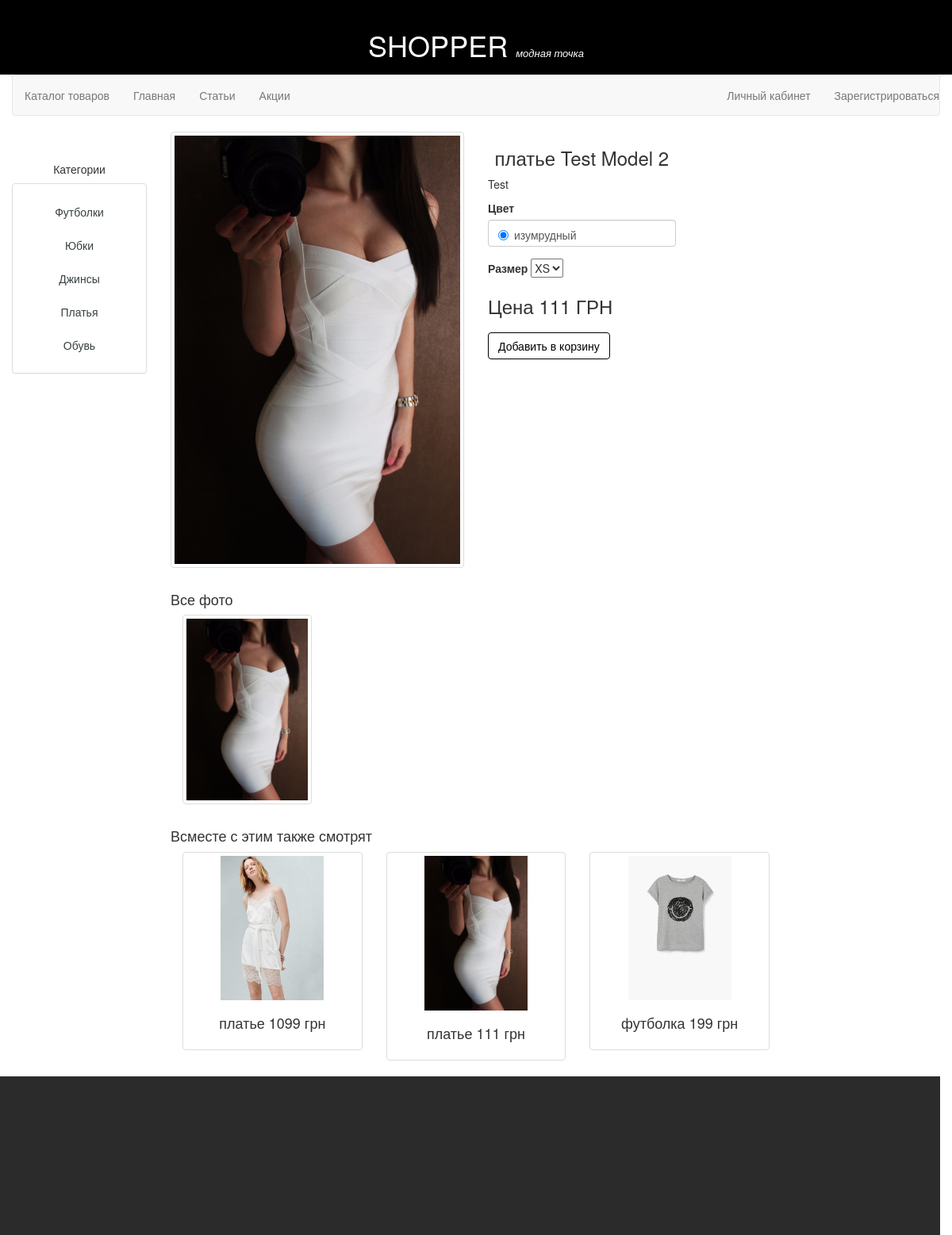
Page /product?id=16 on the committed database.
### tables this page shows
CREATE TABLE IF NOT EXISTS `families` (
  `type` int(11) NOT NULL,
  `family` varchar(70) NOT NULL,
  `category_name` varchar(50) NOT NULL,
  PRIMARY KEY (`type`)
);

CREATE TABLE IF NOT EXISTS `product_photo` (
  `id` int(11) NOT NULL,
  `photo_url` varchar(200) NOT NULL,
  `color` char(2) NOT NULL,
  KEY `id_product` (`id`),
  KEY `id` (`id`)
);

CREATE TABLE IF NOT EXISTS `product` (
  `id` int(11) NOT NULL AUTO_INCREMENT,
  `name` varchar(30) NOT NULL,
  `description` tinytext NOT NULL,
  `type` int(11) NOT NULL,
  `price` float NOT NULL,
  PRIMARY KEY (`id`),
  KEY `type` (`type`)
);

### controllers/main_view_sidebar_controller.php (called while the page is built)
<?php
include "models/category_model.php";
include "views/main_view_sidebar.php";
?>

### core/routing.php (called while the page is built, shortened)
<?php
include_once('core/db_script.php');
function routing($page){
	$controler  = select ('pages', 'page_name', array('page'=>$page));
	$sidebar_controler = select('right_sidebar','sidebar_page',array('main_page'=>$page));
include_once('models/parametres.php');
include_once('views/template_view.php');
}
?>

### core/core.php (called while the page is built, shortened)
<?php
include_once 'core/routing.php';
function page_load(){
	$page = getPage();
	routing($page);
}
function getPage(){
	$array = explode('/',$_SERVER['REQUEST_URI']);
	$page = $array[1];
	$page = trim_parameters($page);
	if ($page){
		$result = $page;
	}
	else $result ='main';
	return $result;
}
function trim_parameters($page){
	$array = explode('?',$page);
	return $array[0];
}
?>

### index.php (called while the page is built)
<?php
include_once ("core/core.php");
page_load();
?>

### core/db_script.php (called while the page is built, shortened)
<?php
function get_connection(){
	return mysqli_connect('127.0.0.1','root','','myfirstshop');
}
function select($table, $what='*', $where='', $add=""){
	if (!empty($where))
	{
		foreach($where as $key=>$value){
			$where_sql.="$and $key='$value' ";
			if (!$and)
				$and=' and ';
		}
		$where_sql='where '.$where_sql;
	}
	$query="SELECT $what FROM $table $where_sql $add";
	$db_connection=get_connection();
	mysqli_set_charset($db_connection,'utf8');
	$result = mysqli_query($db_connection,$query);
	if ($result && mysqli_num_rows($result)){
		while ($row=mysqli_fetch_assoc($result))
			$rows[]=$row;
	}
	else {
		$rows='';
	}
	return $rows;
}
function getRandom($table, $count){
	$count_items = select ($table,'count(*)');
	$result = array();
	if ($count<=$count_items[0]['count(*)']){
	for ($i=0; $i<$count; $i++){
		$curRand=rand(0, $count_items[0]['count(*)']-1);
		$item =  select ($table,'*','',"limit $curRand, 1");
		if (!in_array($item[0],$result))
			$result[]=$item[0];
		else
			$i--;
	}
}
else
 $result = select($table);
	return $result;
}

### models/category_model.php (called while the page is built)
<?php
$categories = select ('families','category_name,type');
?>

### models/parametres.php (called while the page is built, shortened)
<?php
$_tmp = select('settings', '*' );
foreach ($_tmp as $v){
	extract($v);
	$parametr_array[$parameter]=$value;
}
extract($parametr_array);
$addicional_prod_count=$addicional_prod_rows*3;
?>

### models/one_product_model.php (called while the page is built)
<?php
$product = select ('product','*',array('id'=>$id));
$images = select
(
	'product_photo',
	'photo_url, color',
	array('id'=>$id)
);
$_colors_exists = select('stock','DISTINCT color as code',array('id'=>$id),"and stock>0");
foreach ($_colors_exists as $value) {
	$_color_db = select('colors','code, value',$value);
	$_colors_db[] = $_color_db[0];
}
foreach ($_colors_db as $v){
	$colors[$v['code']]=$v['value'];
}
$family = select ('families','family', array('type'=>$product[0]['type']));
$_sizes =select('stock',
				'size,color',
				array('id'=>$id,
					  ),
				"and stock>0");
for($i=0;$i<count($_sizes);$i++) {
	$size_value = $_sizes[$i]['size'];
	$size = $_sizes[$i]['size'];
	$size_color=$size.$_sizes[$i]['color'];
	if ($size >17 and $size<25){
		$new_size = select('sizes','size',array('id'=>$size));
		 $sizes[$size_color] = $new_size [0]['size'];
	}
	else
		 $sizes[$size_color] =$size_value;
}

### models/product_list_model.php (called while the page is built, shortened)
<?php
	if ($product_list){
	foreach($product_list as $k=>$v){
		$family = select ('families','family', array('type'=>$v['type']));
		$photo = select
		(
			'product_photo',
			'photo_url',
			array('id'=>$v['id']),
			"LIMIT 1"
			);
		if (!$photo){
			$product_list[$k]['photo'] = "";
		}
		else{
			$product_list[$k]['photo'] = $photo[0]['photo_url'];
		}
		$product_list[$k]['type']  = $family[0]['family'];
	}
}
	?>

### views/one_product_view.php (the view, shortened to what this page needs)
<?php
extract($product[0]);
extract($family[0]);
?>
<div class="row">
	<div class="col-xs-4 col-sm-4 col-md-56 col-lg-6">
		<div class="thumbnail">
			<img src='<?=($images)?$images[0]['photo_url']:'uploads/img/no_photo.jpg';?>' alt="">
		</div>
	</div>
	<div class="col-xs-5 col-sm-5 col-md-4 col-lg-4">
	<p class="h3 text-center"> <?=$family;?> <?=$name;?></p>
	<p><?=$description;?></p>
	<form action="bakset" method="POST" role="form">
		<div class="form-group">
		<label for="color">Цвет</label>
		<div class="form-control" id='color'>
			<?php foreach ($colors as $k=>$v){$f=0;?>
			<label class="radio-inline">
 			<input type ='radio'name="color" value='<?=$k?>' <?php if ($f==0) echo 'checked'; $f++;?> ><?=$v?>
 			</label>
			<?php }?>
	</div>
	</div>
	<label for="size">Размер</label>
		<select name ='size' id="size">
			<?php foreach ($sizes as $k=>$v){?>
			<option value=<?=$k?>><?=$v?></option>
			<?php }?>
		</select>
	<p class="panel-default h3"> Цена <?=$price;?> ГРН </p>
		<button type="submit" class="btn btn-primary">Добавить в корзину</button>
	</form>
	</div>
</div>
	<p class="h4 allphoto">Все фото</p>
	<?php if($images){?>
	<?php foreach($images as $image){ ?>
	<div class="col-xs-3 col-sm-3 col-md-3 col-lg-3 images" data-color="<?=$image['color']?>">
	<div class="thumbnail full-photo">
		<img src="<?=$image['photo_url']?>">
	</div>
	</div>
	<?php } }  ?>
	<div class="clearfix">
	</div>
<p class="h4">Всместе с этим также смотрят</p>

### views/main_view_sidebar.php
<div class="row">
	<div class="col-xs-12 category-sidebar">
		<p class="h5 text-center">Категории</p>
		<div class="panel panel-default text-center">
			<div class="panel-body">
				<ul class="nav nav-pills nav-stacked">
					<?php if ($categories) foreach ($categories as $category){ ?>
					<li>
						<a href="product?cat=<?=$category['type']?>"><?=$category['category_name']?></a>
					</li>
					<?php }?>
				</ul>
			</div>
		</div>
	</div>
</div>

### views/product_list_view.php (shortened to what this page needs)
<?php
if ($product_list){?>
<?php foreach($product_list as $product){
	extract($product);
	?>
	<div class='col-md-4'>
		<a href='<?=$link?>?id=<?=$id;?>'>
			<div class="thumbnail">
				<img src='<?=($photo)?$photo:'uploads/img/no_photo.jpg';?>' class="prew">
				<div class="caption">
					<p class="h4 text-center"><?=$type?> <?=$price;?> грн</p>
				</div>
			</div>
		</a>
	</div>
	<?php
}
}

### views/css/style.css (style rules this page uses)
* { margin:0; padding: 0; }
html,body { height: 100%; min-height: 100%; }
.prew { width:60%; }
.btn { color:black; background: white; border-color:black; margin-top:10px; }
a { color:#384042; }
.category-sidebar { margin-top:30px; }

### rows in the picture
families: category_name "Футболки"
families: category_name "Юбки"
families: category_name "Джинсы"
families: category_name "Платья", family "платье"
families: category_name "Обувь"
product_photo: photo_url (picture)
product: name "Test Model 2", description "Test", price "111", shows a picture, type "платье"
product: shows a picture, type "платье", price "1099"
product: shows a picture, type "футболка", price "199"

### other values in the picture
$v "изумрудный"
form field size "XS"
